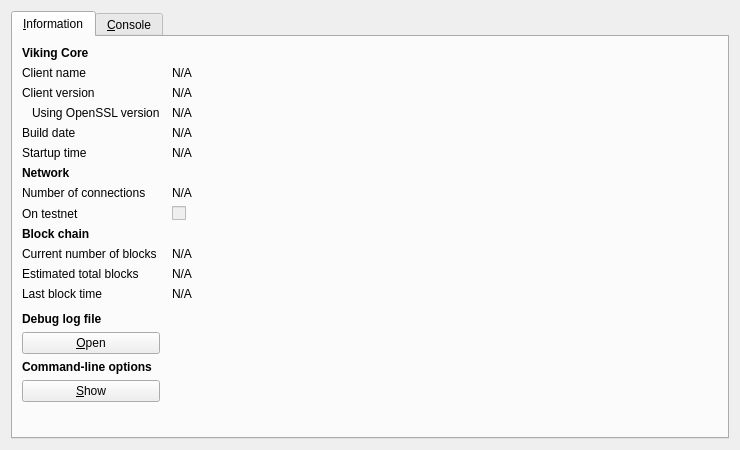
<?xml version="1.0" encoding="UTF-8"?>
<ui version="4.0">
 <class>RPCConsole</class>
 <widget class="QDialog" name="RPCConsole">
  <property name="geometry">
   <rect>
    <x>0</x>
    <y>0</y>
    <width>740</width>
    <height>450</height>
   </rect>
  </property>
  <property name="windowTitle">
   <string>Viking - Debug window</string>
  </property>
  <layout class="QVBoxLayout" name="verticalLayout_2">
   <item>
    <widget class="QTabWidget" name="tabWidget">
     <property name="currentIndex">
      <number>0</number>
     </property>
     <widget class="QWidget" name="tab_info">
      <attribute name="title">
       <string>&amp;Information</string>
      </attribute>
      <layout class="QGridLayout" name="gridLayout" columnstretch="0,1">
       <property name="horizontalSpacing">
        <number>12</number>
       </property>
       <item row="0" column="0">
        <widget class="QLabel" name="label_9">
         <property name="font">
          <font>
           <weight>75</weight>
           <bold>true</bold>
          </font>
         </property>
         <property name="text">
          <string>Viking Core</string>
         </property>
        </widget>
       </item>
       <item row="1" column="0">
        <widget class="QLabel" name="label_5">
         <property name="text">
          <string>Client name</string>
         </property>
        </widget>
       </item>
       <item row="1" column="1">
        <widget class="QLabel" name="clientName">
         <property name="cursor">
          <cursorShape>IBeamCursor</cursorShape>
         </property>
         <property name="text">
          <string>N/A</string>
         </property>
         <property name="textFormat">
          <enum>Qt::PlainText</enum>
         </property>
         <property name="textInteractionFlags">
          <set>Qt::LinksAccessibleByMouse|Qt::TextSelectableByKeyboard|Qt::TextSelectableByMouse</set>
         </property>
        </widget>
       </item>
       <item row="2" column="0">
        <widget class="QLabel" name="label_6">
         <property name="text">
          <string>Client version</string>
         </property>
        </widget>
       </item>
       <item row="2" column="1">
        <widget class="QLabel" name="clientVersion">
         <property name="cursor">
          <cursorShape>IBeamCursor</cursorShape>
         </property>
         <property name="text">
          <string>N/A</string>
         </property>
         <property name="textFormat">
          <enum>Qt::PlainText</enum>
         </property>
         <property name="textInteractionFlags">
          <set>Qt::LinksAccessibleByMouse|Qt::TextSelectableByKeyboard|Qt::TextSelectableByMouse</set>
         </property>
        </widget>
       </item>
       <item row="3" column="0">
        <widget class="QLabel" name="label_14">
         <property name="text">
          <string>Using OpenSSL version</string>
         </property>
         <property name="indent">
          <number>10</number>
         </property>
        </widget>
       </item>
       <item row="3" column="1">
        <widget class="QLabel" name="openSSLVersion">
         <property name="cursor">
          <cursorShape>IBeamCursor</cursorShape>
         </property>
         <property name="text">
          <string>N/A</string>
         </property>
         <property name="textFormat">
          <enum>Qt::PlainText</enum>
         </property>
         <property name="textInteractionFlags">
          <set>Qt::LinksAccessibleByMouse|Qt::TextSelectableByKeyboard|Qt::TextSelectableByMouse</set>
         </property>
        </widget>
       </item>
       <item row="4" column="0">
        <widget class="QLabel" name="label_12">
         <property name="text">
          <string>Build date</string>
         </property>
        </widget>
       </item>
       <item row="4" column="1">
        <widget class="QLabel" name="buildDate">
         <property name="cursor">
          <cursorShape>IBeamCursor</cursorShape>
         </property>
         <property name="text">
          <string>N/A</string>
         </property>
         <property name="textFormat">
          <enum>Qt::PlainText</enum>
         </property>
         <property name="textInteractionFlags">
          <set>Qt::LinksAccessibleByMouse|Qt::TextSelectableByKeyboard|Qt::TextSelectableByMouse</set>
         </property>
        </widget>
       </item>
       <item row="5" column="0">
        <widget class="QLabel" name="label_13">
         <property name="text">
          <string>Startup time</string>
         </property>
        </widget>
       </item>
       <item row="5" column="1">
        <widget class="QLabel" name="startupTime">
         <property name="cursor">
          <cursorShape>IBeamCursor</cursorShape>
         </property>
         <property name="text">
          <string>N/A</string>
         </property>
         <property name="textFormat">
          <enum>Qt::PlainText</enum>
         </property>
         <property name="textInteractionFlags">
          <set>Qt::LinksAccessibleByMouse|Qt::TextSelectableByKeyboard|Qt::TextSelectableByMouse</set>
         </property>
        </widget>
       </item>
       <item row="6" column="0">
        <widget class="QLabel" name="label_11">
         <property name="font">
          <font>
           <weight>75</weight>
           <bold>true</bold>
          </font>
         </property>
         <property name="text">
          <string>Network</string>
         </property>
        </widget>
       </item>
       <item row="7" column="0">
        <widget class="QLabel" name="label_7">
         <property name="text">
          <string>Number of connections</string>
         </property>
        </widget>
       </item>
       <item row="7" column="1">
        <widget class="QLabel" name="numberOfConnections">
         <property name="cursor">
          <cursorShape>IBeamCursor</cursorShape>
         </property>
         <property name="text">
          <string>N/A</string>
         </property>
         <property name="textFormat">
          <enum>Qt::PlainText</enum>
         </property>
         <property name="textInteractionFlags">
          <set>Qt::LinksAccessibleByMouse|Qt::TextSelectableByKeyboard|Qt::TextSelectableByMouse</set>
         </property>
        </widget>
       </item>
       <item row="8" column="0">
        <widget class="QLabel" name="label_8">
         <property name="text">
          <string>On testnet</string>
         </property>
        </widget>
       </item>
       <item row="8" column="1">
        <widget class="QCheckBox" name="isTestNet">
         <property name="enabled">
          <bool>false</bool>
         </property>
         <property name="text">
          <string/>
         </property>
        </widget>
       </item>
       <item row="9" column="0">
        <widget class="QLabel" name="label_10">
         <property name="font">
          <font>
           <weight>75</weight>
           <bold>true</bold>
          </font>
         </property>
         <property name="text">
          <string>Block chain</string>
         </property>
        </widget>
       </item>
       <item row="10" column="0">
        <widget class="QLabel" name="label_3">
         <property name="text">
          <string>Current number of blocks</string>
         </property>
        </widget>
       </item>
       <item row="10" column="1">
        <widget class="QLabel" name="numberOfBlocks">
         <property name="cursor">
          <cursorShape>IBeamCursor</cursorShape>
         </property>
         <property name="text">
          <string>N/A</string>
         </property>
         <property name="textFormat">
          <enum>Qt::PlainText</enum>
         </property>
         <property name="textInteractionFlags">
          <set>Qt::LinksAccessibleByMouse|Qt::TextSelectableByKeyboard|Qt::TextSelectableByMouse</set>
         </property>
        </widget>
       </item>
       <item row="11" column="0">
        <widget class="QLabel" name="label_4">
         <property name="text">
          <string>Estimated total blocks</string>
         </property>
        </widget>
       </item>
       <item row="11" column="1">
        <widget class="QLabel" name="totalBlocks">
         <property name="cursor">
          <cursorShape>IBeamCursor</cursorShape>
         </property>
         <property name="text">
          <string>N/A</string>
         </property>
         <property name="textFormat">
          <enum>Qt::PlainText</enum>
         </property>
         <property name="textInteractionFlags">
          <set>Qt::LinksAccessibleByMouse|Qt::TextSelectableByKeyboard|Qt::TextSelectableByMouse</set>
         </property>
        </widget>
       </item>
       <item row="12" column="0">
        <widget class="QLabel" name="label_2">
         <property name="text">
          <string>Last block time</string>
         </property>
        </widget>
       </item>
       <item row="12" column="1">
        <widget class="QLabel" name="lastBlockTime">
         <property name="cursor">
          <cursorShape>IBeamCursor</cursorShape>
         </property>
         <property name="text">
          <string>N/A</string>
         </property>
         <property name="textFormat">
          <enum>Qt::PlainText</enum>
         </property>
         <property name="textInteractionFlags">
          <set>Qt::LinksAccessibleByMouse|Qt::TextSelectableByKeyboard|Qt::TextSelectableByMouse</set>
         </property>
        </widget>
       </item>
       <item row="13" column="0">
        <spacer name="verticalSpacer_2">
         <property name="orientation">
          <enum>Qt::Vertical</enum>
         </property>
         <property name="sizeHint" stdset="0">
          <size>
           <width>20</width>
           <height>20</height>
          </size>
         </property>
        </spacer>
       </item>
       <item row="14" column="0">
        <widget class="QLabel" name="labelDebugLogfile">
         <property name="font">
          <font>
           <weight>75</weight>
           <bold>true</bold>
          </font>
         </property>
         <property name="text">
          <string>Debug log file</string>
         </property>
        </widget>
       </item>
       <item row="15" column="0">
        <widget class="QPushButton" name="openDebugLogfileButton">
         <property name="toolTip">
          <string>Open the Viking debug log file from the current data directory. This can take a few seconds for large log files.</string>
         </property>
         <property name="text">
          <string>&amp;Open</string>
         </property>
         <property name="autoDefault">
          <bool>false</bool>
         </property>
        </widget>
       </item>
       <item row="16" column="0">
        <widget class="QLabel" name="labelCLOptions">
         <property name="font">
          <font>
           <weight>75</weight>
           <bold>true</bold>
          </font>
         </property>
         <property name="text">
          <string>Command-line options</string>
         </property>
        </widget>
       </item>
       <item row="17" column="0">
        <widget class="QPushButton" name="showCLOptionsButton">
         <property name="toolTip">
          <string>Show the Viking-Qt help message to get a list with possible Viking command-line options.</string>
         </property>
         <property name="text">
          <string>&amp;Show</string>
         </property>
         <property name="autoDefault">
          <bool>false</bool>
         </property>
        </widget>
       </item>
       <item row="18" column="0">
        <spacer name="verticalSpacer">
         <property name="orientation">
          <enum>Qt::Vertical</enum>
         </property>
         <property name="sizeHint" stdset="0">
          <size>
           <width>20</width>
           <height>40</height>
          </size>
         </property>
        </spacer>
       </item>
      </layout>
     </widget>
     <widget class="QWidget" name="tab_console">
      <attribute name="title">
       <string>&amp;Console</string>
      </attribute>
      <layout class="QVBoxLayout" name="verticalLayout_3">
       <property name="spacing">
        <number>3</number>
       </property>
       <item>
        <widget class="QTextEdit" name="messagesWidget">
         <property name="minimumSize">
          <size>
           <width>0</width>
           <height>100</height>
          </size>
         </property>
         <property name="readOnly">
          <bool>true</bool>
         </property>
         <property name="tabKeyNavigation" stdset="0">
          <bool>false</bool>
         </property>
         <property name="columnCount" stdset="0">
          <number>2</number>
         </property>
        </widget>
       </item>
       <item>
        <layout class="QHBoxLayout" name="horizontalLayout">
         <property name="spacing">
          <number>3</number>
         </property>
         <item>
          <widget class="QLabel" name="label">
           <property name="text">
            <string notr="true">&gt;</string>
           </property>
          </widget>
         </item>
         <item>
          <widget class="QLineEdit" name="lineEdit"/>
         </item>
         <item>
          <widget class="QPushButton" name="clearButton">
           <property name="maximumSize">
            <size>
             <width>24</width>
             <height>24</height>
            </size>
           </property>
           <property name="toolTip">
            <string>Clear console</string>
           </property>
           <property name="text">
            <string/>
           </property>
           <property name="icon">
            <iconset resource="../bitcoin.qrc">
             <normaloff>:/icons/remove</normaloff>:/icons/remove</iconset>
           </property>
           <property name="shortcut">
            <string notr="true">Ctrl+L</string>
           </property>
           <property name="autoDefault">
            <bool>false</bool>
           </property>
          </widget>
         </item>
        </layout>
       </item>
      </layout>
     </widget>
    </widget>
   </item>
  </layout>
 </widget>
 <resources>
  <include location="../bitcoin.qrc"/>
 </resources>
 <connections/>
</ui>
